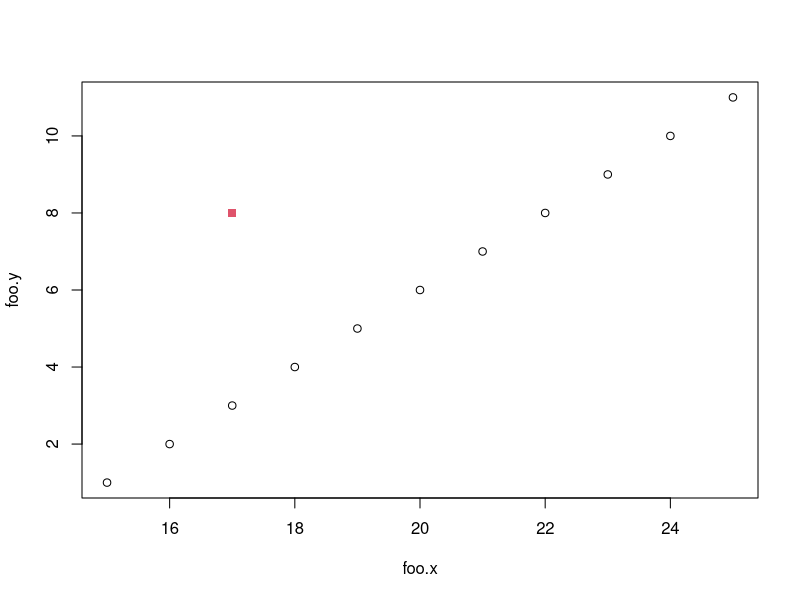
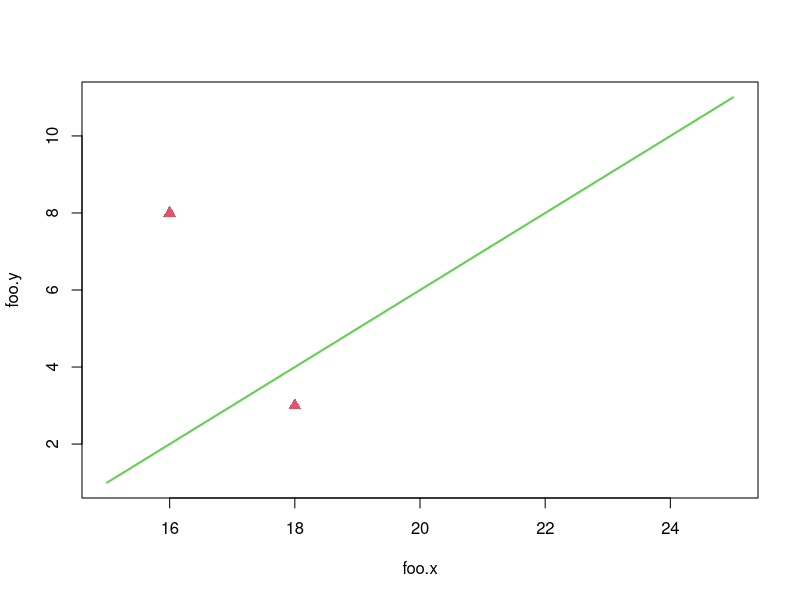

These charts were generated, in order, by the following R code:
foo.x <- 15:25
foo.y <- 1:11
plot(foo.x,foo.y)
points(17,8, col = 2, pch = 15)

### Make plot a line graph
plot(foo.x, foo.y, type = 'l', lwd = 2, col = 3)


### Add some additional points
points(c(16,18), c(8,3), col = 2, pch = 17, cex = 1.3)
